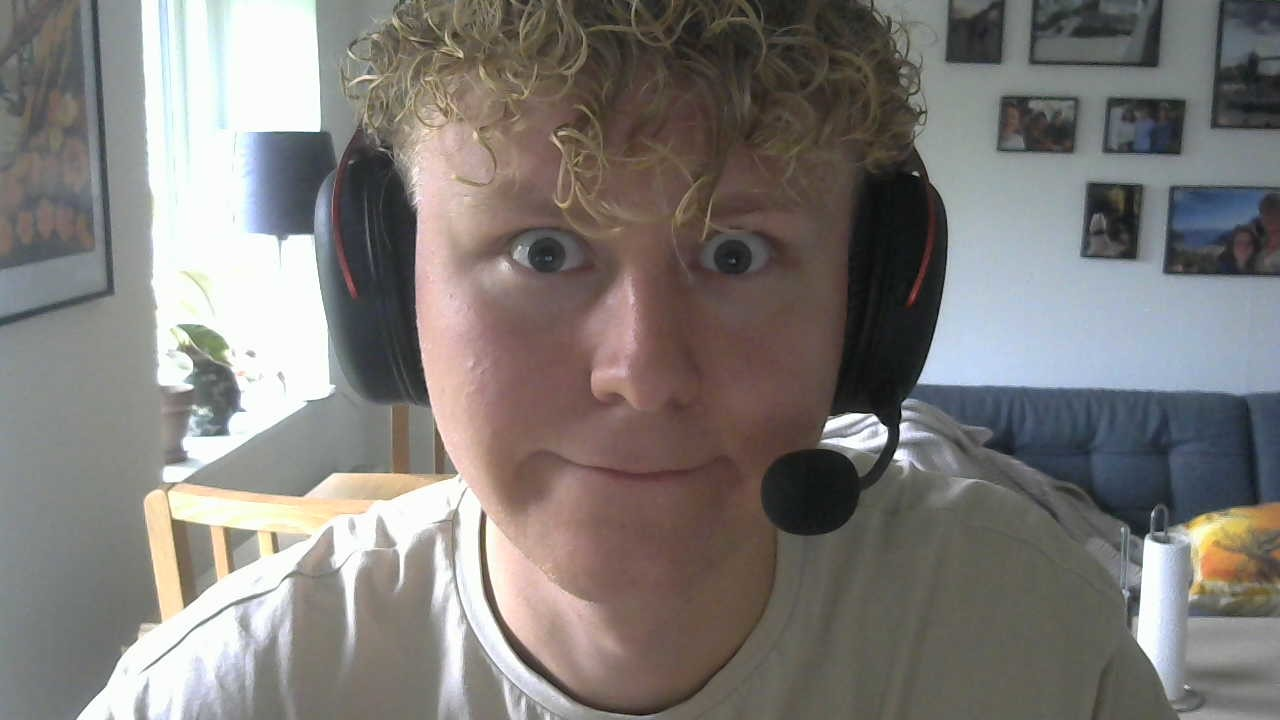
#> input picture exercises/ex3-PixelwiseOperations/data/Rasmus.jpg, 1280 x 720 px, found by its file name
$ jupyter execute --allow-errors ex3.ipynb
#> lines starting #> are read from the running program, lines starting #| are printed output that depends on the picture; after the words box and inside, x2 and y2 are one past the last pixel; in counts of white or black regions, pixels touching at a corner belong together
## Exercise 1

[cell 1]
from skimage import color, io, measure, img_as_ubyte
from skimage.measure import profile_line
from skimage.transform import rescale, resize
import matplotlib.pyplot as plt

in_dir = "data/"

# X-ray image
im_name = "vertebra.png"

# Read the image.
# Here the directory and the image name is concatenated
# by "+" to give the full path to the image.
#> (the rest of this cell did not finish here and is left out)

#> (a cell that did not finish here is left out)

#> (a cell that did not finish here is left out)

## Exercise 2

#> (a cell that did not finish here is left out)

## Exercise 3

[cell 5]
from skimage.util import img_as_float
from skimage.util import img_as_ubyte

#> (the rest of this cell did not finish here and is left out)

## Exercise 4

#> (a cell that did not finish here is left out)

## Exercise 5

[cell 7]
# [18 lines left out: function histogram_stretch, not called in this run]

## Exercise 6

#> (a cell that did not finish here is left out)

## Exercise 7

[cell 9]
# [10 lines left out: function gamma_map, not called in this run]

## Exercise 8

#> (a cell that did not finish here is left out)

#> (a cell that did not finish here is left out)

## Exercise 9

[cell 12]
def threshold_image(img_in, thres):
    """
    Apply a threshold in an image and return the resulting image
    :param img_in: Input image
    :param thres: The treshold value in the range [0, 255]
    :return: Resulting image (unsigned byte) where background is 0 and foreground is 255
    """

    img_in = img_as_float(img_in)
    img_out = img_in > (thres/255)
    img_out = img_as_ubyte(img_out)
    return img_out

## Exercise 10

#> (a cell that did not finish here is left out)

## Exercise 11

[cell 14]
from skimage.filters import threshold_otsu
# [11 lines left out: function otsu_threshold, not called in this run]

#> (the rest of this cell did not finish here and is left out)

## Exercise 12

[cell 15]
import numpy as np

in_dir = "data/"
#> in_dir = 'data/'

# X-ray image
im_name = "rasmus.jpg"

# Read the image.
# Here the directory and the image name is concatenated
# by "+" to give the full path to the image.
im_dark = io.imread(in_dir + im_name)
#> im_dark is the input picture: shape (720, 1280, 3); mean R, G, B 127.4, 123.4, 120.4

im_dark = color.rgb2gray(im_dark)
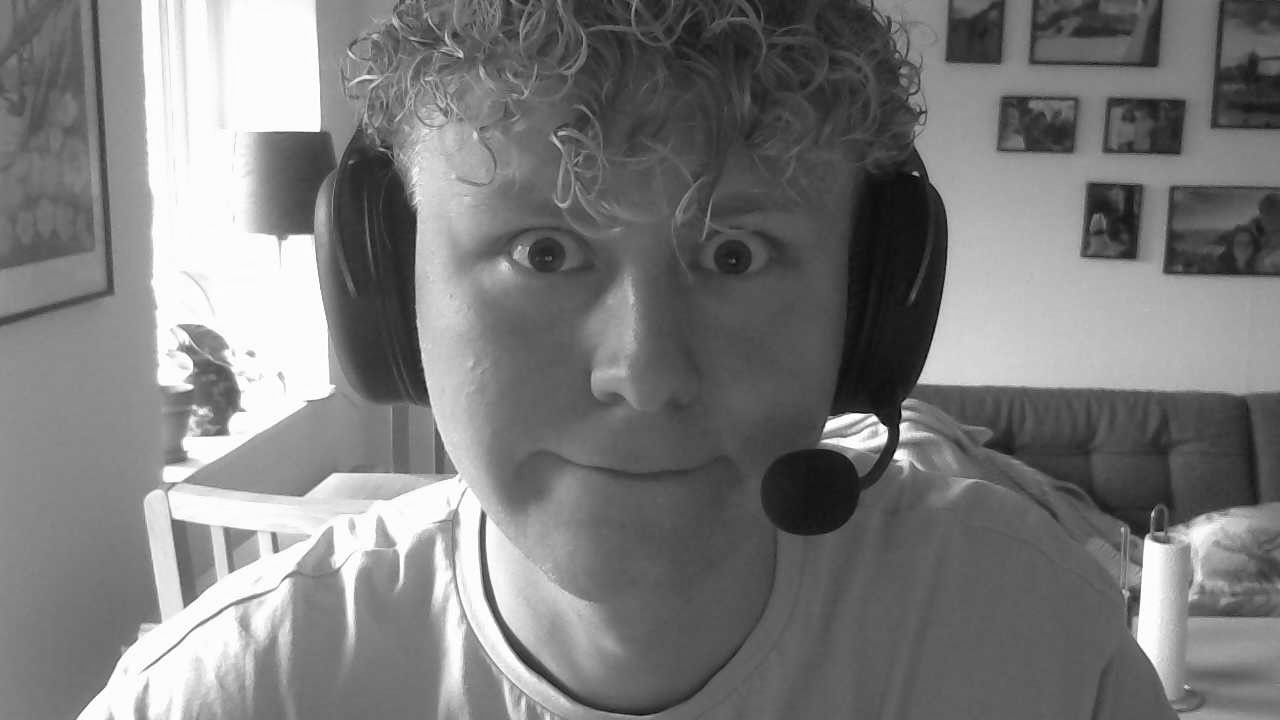
#> im_dark: shape (720, 1280) float64; min 0.00898, max 1, mean 0.486
im_dark = img_as_ubyte(im_dark)


io.imshow(threshold_image(im_dark,85))
#> in threshold_image, `img_out = img_in > (thres/255)`:
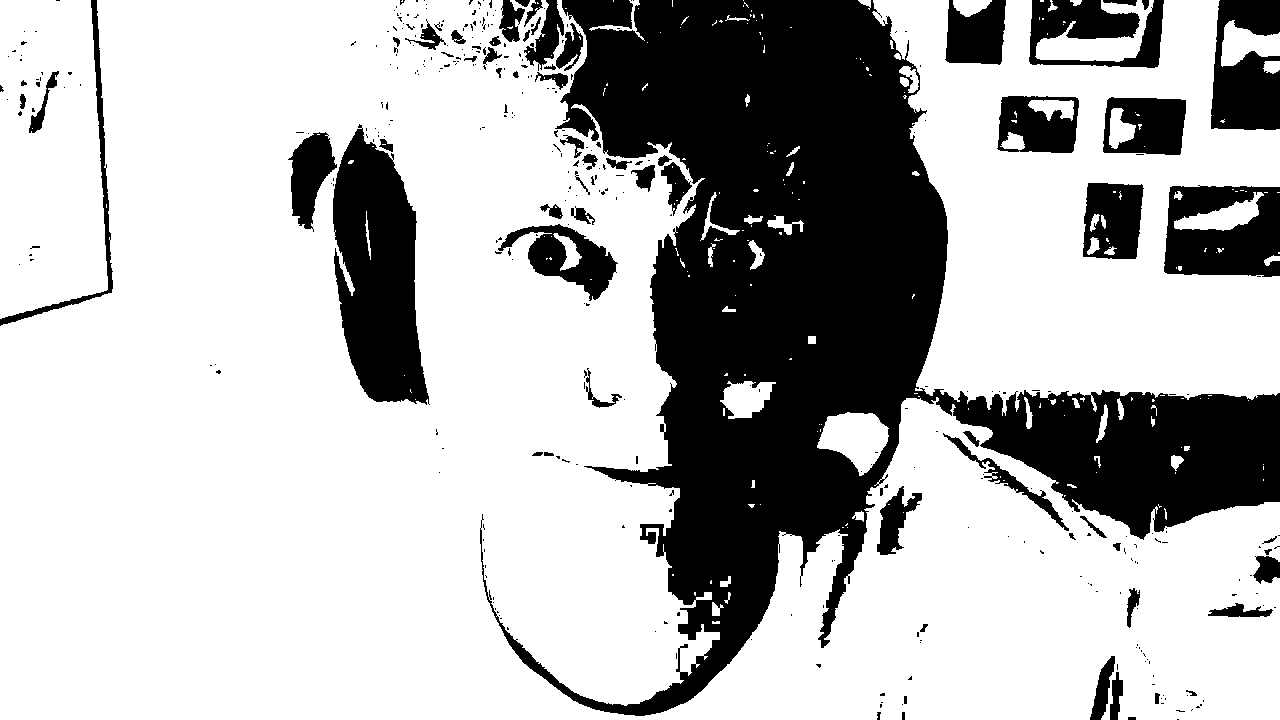
#> img_out: shape (720, 1280) bool; 71.6% white; 381 black regions (310 under 20 px), largest, box (x1, y1, x2, y2) and area: (480, 0, 1280, 716) 187273, (333, 124, 430, 405) 18075, (1164, 185, 1280, 277) 8258
plt.title('dark background image')
io.show()

$ run again, with exercises/ex1-IntroductionToImageAnalysis/data/DTUSign1_modified.jpg copied over exercises/ex3-PixelwiseOperations/data/Rasmus.jpg
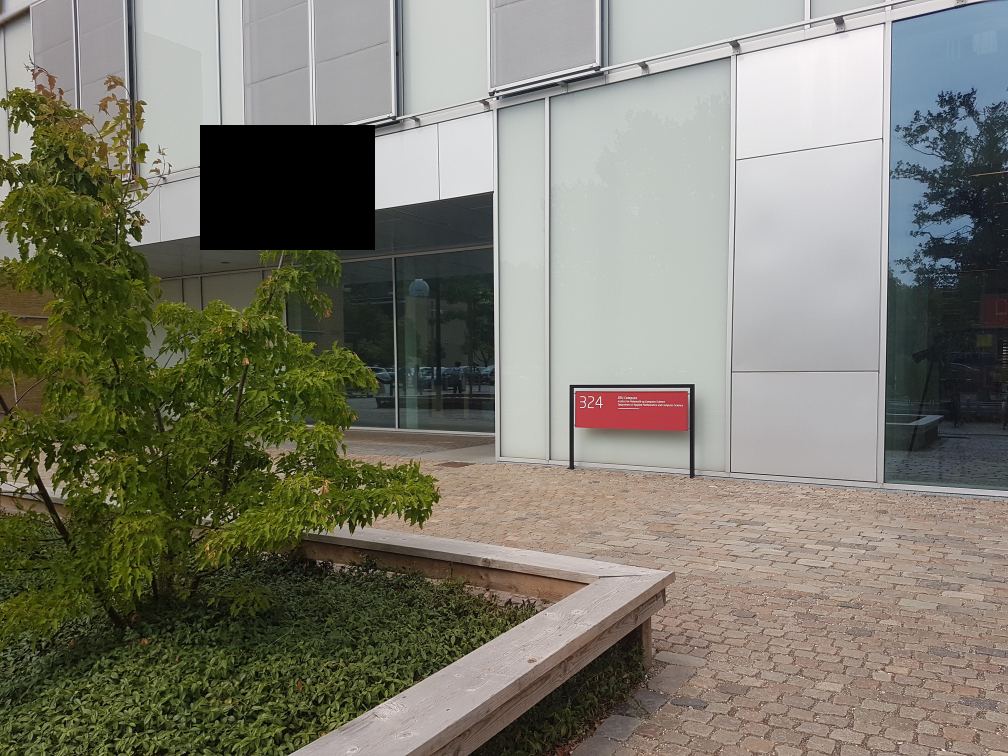
#> input picture exercises/ex1-IntroductionToImageAnalysis/data/DTUSign1_modified.jpg, 4032 x 3024 px, found by its file name (shown at 1/4 size)
#> in_dir = 'data/'
#> im_dark is the input picture: shape (3024, 4032, 3); mean R, G, B 123.7, 122.5, 109.4
#> `im_dark = color.rgb2gray(im_dark)`:
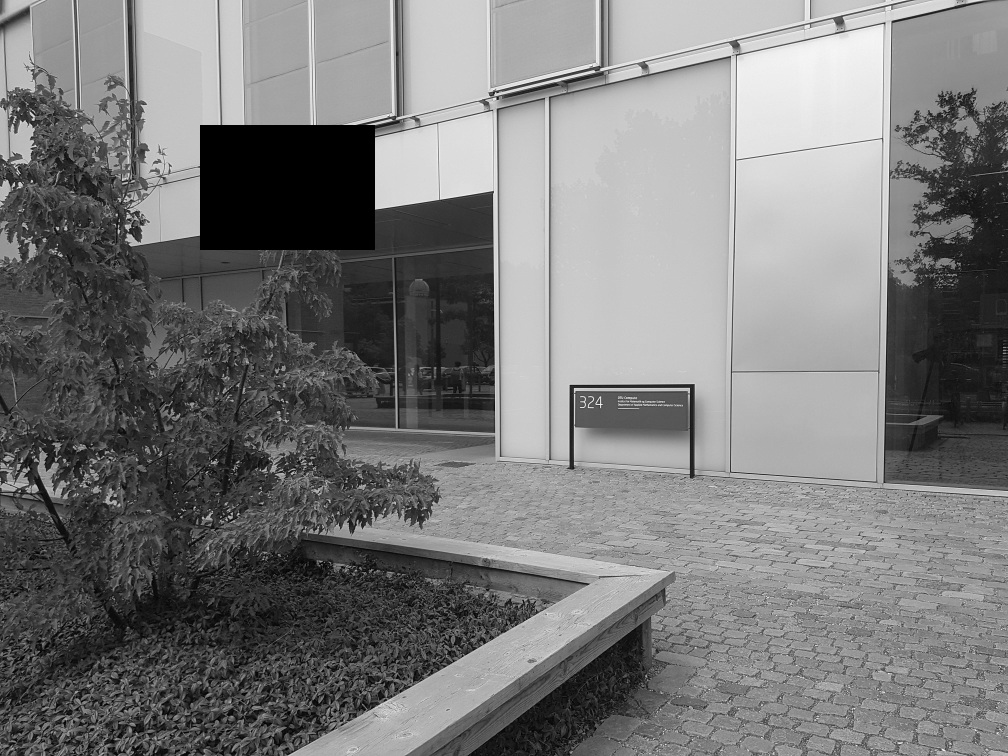
#> im_dark: shape (3024, 4032) float64 (shown at 1/4 size); min 0, max 1, mean 0.478
#> in threshold_image, `img_out = img_in > (thres/255)`:
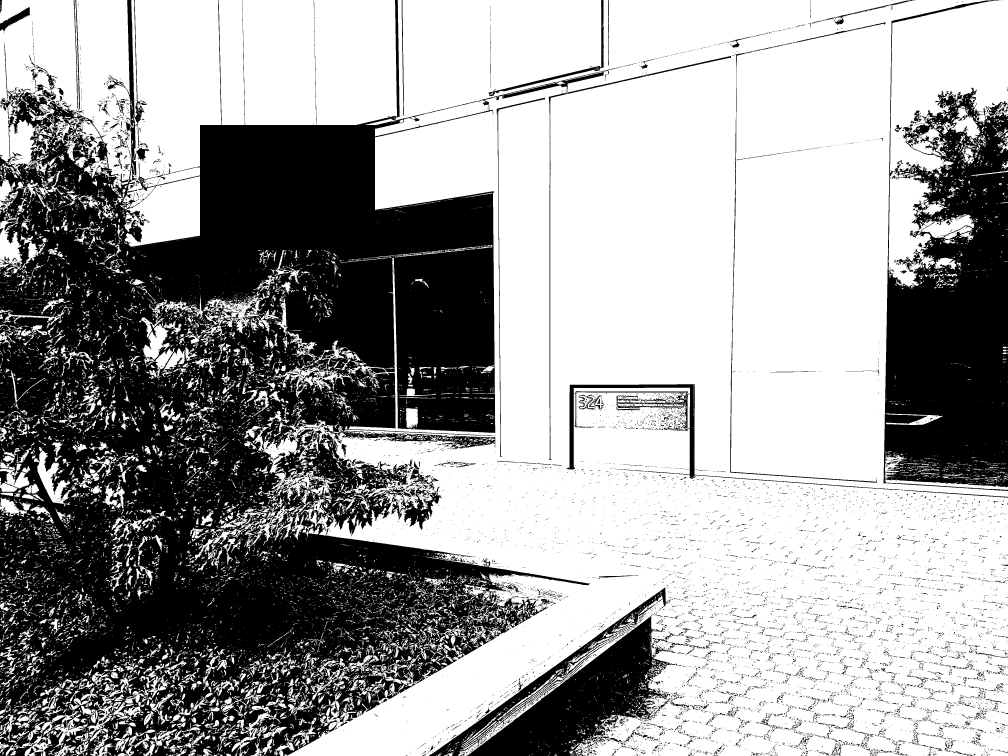
#> img_out: shape (3024, 4032) bool (shown at 1/4 size); 62.2% white; 13536 black regions (11975 under 20 px), largest, box (x1, y1, x2, y2) and area: (0, 0, 2924, 3024) 3585096, (3534, 0, 4032, 1964) 581180, (1866, 2451, 2701, 3024) 169675
